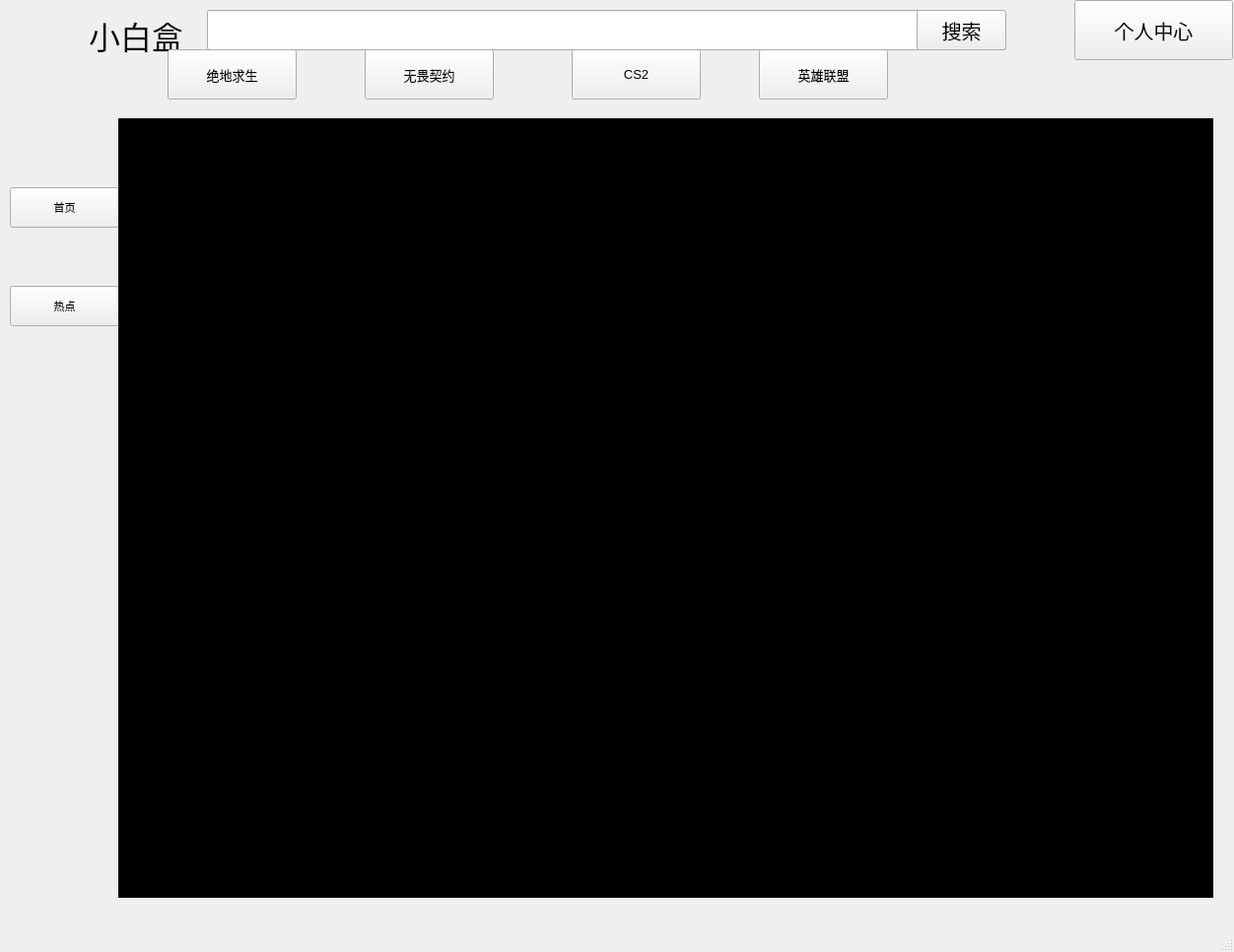
<?xml version="1.0" encoding="UTF-8"?>
<ui version="4.0">
 <class>MainWindow</class>
 <widget class="QMainWindow" name="MainWindow">
  <property name="geometry">
   <rect>
    <x>0</x>
    <y>0</y>
    <width>1252</width>
    <height>966</height>
   </rect>
  </property>
  <property name="font">
   <font>
    <pointsize>8</pointsize>
   </font>
  </property>
  <property name="windowTitle">
   <string>MainWindow</string>
  </property>
  <widget class="QWidget" name="centralwidget">
   <widget class="QWidget" name="widget" native="true">
    <property name="geometry">
     <rect>
      <x>0</x>
      <y>0</y>
      <width>1251</width>
      <height>121</height>
     </rect>
    </property>
    <widget class="QLineEdit" name="lineEdit">
     <property name="geometry">
      <rect>
       <x>210</x>
       <y>10</y>
       <width>811</width>
       <height>41</height>
      </rect>
     </property>
    </widget>
    <widget class="QPushButton" name="pushButton_2">
     <property name="geometry">
      <rect>
       <x>1090</x>
       <y>0</y>
       <width>161</width>
       <height>61</height>
      </rect>
     </property>
     <property name="font">
      <font>
       <pointsize>15</pointsize>
      </font>
     </property>
     <property name="text">
      <string>个人中心</string>
     </property>
     <property name="icon">
      <iconset resource="picture.qrc">
       <normaloff>:/icons/person.png</normaloff>:/icons/person.png</iconset>
     </property>
     <property name="iconSize">
      <size>
       <width>30</width>
       <height>30</height>
      </size>
     </property>
     <property name="class" stdset="0">
      <string>nav</string>
     </property>
    </widget>
    <widget class="QPushButton" name="pushButton_7">
     <property name="geometry">
      <rect>
       <x>930</x>
       <y>10</y>
       <width>91</width>
       <height>41</height>
      </rect>
     </property>
     <property name="font">
      <font>
       <pointsize>15</pointsize>
      </font>
     </property>
     <property name="text">
      <string>搜索</string>
     </property>
     <property name="icon">
      <iconset resource="picture.qrc">
       <normaloff>:/icons/search.png</normaloff>:/icons/search.png</iconset>
     </property>
     <property name="iconSize">
      <size>
       <width>25</width>
       <height>25</height>
      </size>
     </property>
     <property name="class" stdset="0">
      <string>nav</string>
     </property>
    </widget>
    <widget class="QLabel" name="label">
     <property name="geometry">
      <rect>
       <x>10</x>
       <y>10</y>
       <width>81</width>
       <height>91</height>
      </rect>
     </property>
     <property name="styleSheet">
      <string notr="true">border-image: url(:/icons/GAME.png);</string>
     </property>
     <property name="text">
      <string/>
     </property>
    </widget>
    <widget class="QLabel" name="label_2">
     <property name="geometry">
      <rect>
       <x>90</x>
       <y>10</y>
       <width>101</width>
       <height>51</height>
      </rect>
     </property>
     <property name="font">
      <font>
       <pointsize>24</pointsize>
      </font>
     </property>
     <property name="text">
      <string>小白盒</string>
     </property>
    </widget>
    <widget class="QPushButton" name="pushButton">
     <property name="geometry">
      <rect>
       <x>170</x>
       <y>50</y>
       <width>131</width>
       <height>51</height>
      </rect>
     </property>
     <property name="font">
      <font>
       <pointsize>10</pointsize>
      </font>
     </property>
     <property name="text">
      <string>绝地求生</string>
     </property>
     <property name="icon">
      <iconset resource="picture.qrc">
       <normaloff>:/icons/PUBG.png</normaloff>:/icons/PUBG.png</iconset>
     </property>
     <property name="iconSize">
      <size>
       <width>25</width>
       <height>25</height>
      </size>
     </property>
     <property name="class" stdset="0">
      <string>nav</string>
     </property>
    </widget>
    <widget class="QPushButton" name="pushButton_3">
     <property name="geometry">
      <rect>
       <x>370</x>
       <y>50</y>
       <width>131</width>
       <height>51</height>
      </rect>
     </property>
     <property name="font">
      <font>
       <pointsize>10</pointsize>
      </font>
     </property>
     <property name="text">
      <string>无畏契约</string>
     </property>
     <property name="icon">
      <iconset resource="picture.qrc">
       <normaloff>:/icons/Wa.png</normaloff>:/icons/Wa.png</iconset>
     </property>
     <property name="iconSize">
      <size>
       <width>25</width>
       <height>25</height>
      </size>
     </property>
     <property name="class" stdset="0">
      <string>nav</string>
     </property>
    </widget>
    <widget class="QPushButton" name="pushButton_4">
     <property name="geometry">
      <rect>
       <x>580</x>
       <y>50</y>
       <width>131</width>
       <height>51</height>
      </rect>
     </property>
     <property name="font">
      <font>
       <pointsize>10</pointsize>
      </font>
     </property>
     <property name="text">
      <string>CS2</string>
     </property>
     <property name="icon">
      <iconset resource="picture.qrc">
       <normaloff>:/icons/cs</normaloff>:/icons/cs</iconset>
     </property>
     <property name="iconSize">
      <size>
       <width>25</width>
       <height>25</height>
      </size>
     </property>
     <property name="class" stdset="0">
      <string>nav</string>
     </property>
    </widget>
    <widget class="QPushButton" name="pushButton_5">
     <property name="geometry">
      <rect>
       <x>770</x>
       <y>50</y>
       <width>131</width>
       <height>51</height>
      </rect>
     </property>
     <property name="font">
      <font>
       <pointsize>10</pointsize>
      </font>
     </property>
     <property name="text">
      <string>英雄联盟</string>
     </property>
     <property name="icon">
      <iconset>
       <normaloff>:/icons/lol.png</normaloff>:/icons/lol.png</iconset>
     </property>
     <property name="iconSize">
      <size>
       <width>30</width>
       <height>30</height>
      </size>
     </property>
     <property name="class" stdset="0">
      <string>nav</string>
     </property>
    </widget>
   </widget>
   <widget class="QWidget" name="widget_2" native="true">
    <property name="geometry">
     <rect>
      <x>10</x>
      <y>120</y>
      <width>111</width>
      <height>381</height>
     </rect>
    </property>
    <widget class="QPushButton" name="pushButton_10">
     <property name="geometry">
      <rect>
       <x>0</x>
       <y>70</y>
       <width>111</width>
       <height>41</height>
      </rect>
     </property>
     <property name="text">
      <string>首页</string>
     </property>
     <property name="icon">
      <iconset resource="picture.qrc">
       <normaloff>:/icons/first.png</normaloff>:/icons/first.png</iconset>
     </property>
     <property name="class" stdset="0">
      <string>nav</string>
     </property>
    </widget>
    <widget class="QPushButton" name="pushButton_9">
     <property name="geometry">
      <rect>
       <x>0</x>
       <y>170</y>
       <width>111</width>
       <height>41</height>
      </rect>
     </property>
     <property name="styleSheet">
      <string notr="true"/>
     </property>
     <property name="text">
      <string>热点</string>
     </property>
     <property name="icon">
      <iconset resource="picture.qrc">
       <normaloff>:/icons/HOT (2).png</normaloff>:/icons/HOT (2).png</iconset>
     </property>
     <property name="class" stdset="0">
      <string>nav</string>
     </property>
    </widget>
   </widget>
   <widget class="QScrollArea" name="scrollArea">
    <property name="geometry">
     <rect>
      <x>120</x>
      <y>120</y>
      <width>1111</width>
      <height>791</height>
     </rect>
    </property>
    <property name="styleSheet">
     <string notr="true">
background-color: rgb(0, 0, 0);</string>
    </property>
    <property name="horizontalScrollBarPolicy">
     <enum>Qt::ScrollBarAlwaysOff</enum>
    </property>
    <property name="widgetResizable">
     <bool>true</bool>
    </property>
    <widget class="QWidget" name="scrollAreaWidgetContents">
     <property name="geometry">
      <rect>
       <x>0</x>
       <y>0</y>
       <width>1109</width>
       <height>789</height>
      </rect>
     </property>
     <layout class="QVBoxLayout" name="verticalLayout_2">
      <item>
       <widget class="QWidget" name="widget_4" native="true">
        <property name="class" stdset="0">
         <string>card</string>
        </property>
       </widget>
      </item>
      <item>
       <widget class="QWidget" name="widget_5" native="true">
        <property name="class" stdset="0">
         <string>card</string>
        </property>
       </widget>
      </item>
      <item>
       <widget class="QWidget" name="widget_11" native="true">
        <property name="class" stdset="0">
         <string>card</string>
        </property>
       </widget>
      </item>
      <item>
       <widget class="QWidget" name="widget_10" native="true">
        <property name="class" stdset="0">
         <string>card</string>
        </property>
       </widget>
      </item>
      <item>
       <widget class="QWidget" name="widget_8" native="true">
        <property name="class" stdset="0">
         <string>card</string>
        </property>
       </widget>
      </item>
      <item>
       <widget class="QWidget" name="widget_9" native="true">
        <property name="class" stdset="0">
         <string>card</string>
        </property>
       </widget>
      </item>
      <item>
       <widget class="QWidget" name="widget_13" native="true">
        <property name="class" stdset="0">
         <string>card</string>
        </property>
       </widget>
      </item>
      <item>
       <widget class="QWidget" name="widget_15" native="true">
        <property name="class" stdset="0">
         <string>card</string>
        </property>
       </widget>
      </item>
      <item>
       <widget class="QWidget" name="widget_14" native="true">
        <property name="class" stdset="0">
         <string>card</string>
        </property>
       </widget>
      </item>
      <item>
       <widget class="QWidget" name="widget_12" native="true">
        <property name="class" stdset="0">
         <string>card</string>
        </property>
       </widget>
      </item>
      <item>
       <widget class="QWidget" name="widget_7" native="true">
        <property name="class" stdset="0">
         <string>card</string>
        </property>
       </widget>
      </item>
      <item>
       <widget class="QWidget" name="widget_6" native="true">
        <property name="class" stdset="0">
         <string>card</string>
        </property>
       </widget>
      </item>
      <item>
       <widget class="QWidget" name="widget_3" native="true">
        <property name="font">
         <font>
          <pointsize>13</pointsize>
         </font>
        </property>
        <property name="class" stdset="0">
         <string>card</string>
        </property>
       </widget>
      </item>
      <item>
       <spacer name="verticalSpacer">
        <property name="orientation">
         <enum>Qt::Vertical</enum>
        </property>
        <property name="sizeHint" stdset="0">
         <size>
          <width>20</width>
          <height>40</height>
         </size>
        </property>
       </spacer>
      </item>
     </layout>
    </widget>
   </widget>
  </widget>
  <widget class="QMenuBar" name="menubar">
   <property name="geometry">
    <rect>
     <x>0</x>
     <y>0</y>
     <width>1252</width>
     <height>19</height>
    </rect>
   </property>
  </widget>
  <widget class="QStatusBar" name="statusbar"/>
 </widget>
 <resources>
  <include location="picture.qrc"/>
 </resources>
 <connections/>
</ui>
